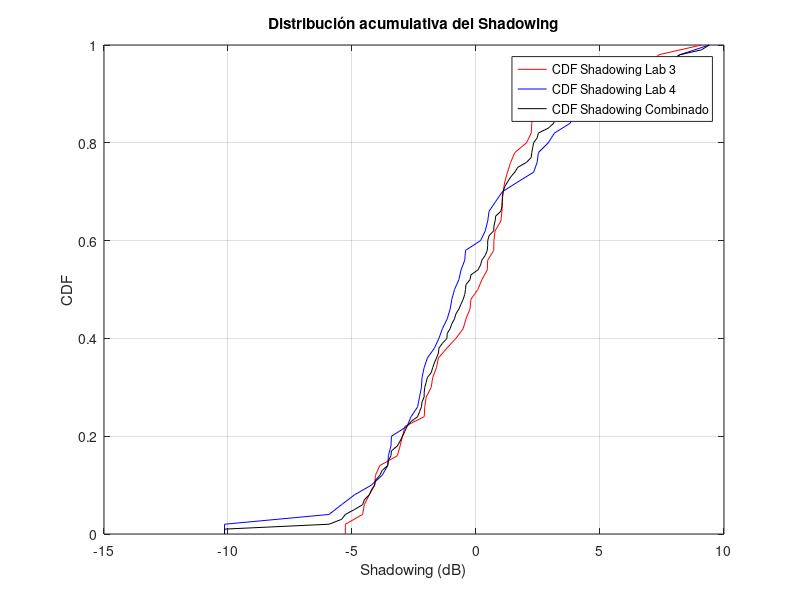

Write MATLAB code to recreate this figure.
% Datos
datos1 = [-1, 51.2;
         -0.698970004, 52.2;
         -0.522878745, 52.5;
         -0.397940009, 53.8;
         -0.301029996, 57.1;
         -0.22184875, 54.5;
         -0.15490196, 57.8;
         -0.096910013, 55.9;
         -0.045757491, 59.4;
         0, 60.1;
         0.041392685, 58.2;
         0.079181246, 56.7;
         0.113943352, 60.7;
         0.146128036, 60.0;
         0.176091259, 60.3;
         0.204119983, 59.3;
         0.230448921, 58.3;
         0.255272505, 66.6;
         0.278753601, 65.0;
         0.301029996, 65.0;
         0.311753861, 59.6;
         0.322219295, 61.3;
         0.342422681, 61.7;
         0.361727836, 61.8;
         0.380211242, 66.3;
         0.397940009, 74.5;
         0.414973348, 60.4;
         0.431363764, 65.4;
         0.447158031, 62.1;
         0.462397998, 62.3;
         0.477121255, 65.8;
         0.544068044, 67.7;
         0.602059991, 68.3;
         0.698970004, 68.8;
         0.77815125, 73.4;
         0.84509804, 70.1;
         0.903089987, 71.0;
         0.929418926, 76.6;
         0.954242509, 73.6;
         1, 81.9;
         1.041392685, 77.2;
         1.079181246, 77.3;
         1.113943352, 76.5;
         1.146128036, 79.0;
         1.176091259, 72.9;
         1.204119983, 78.9;
         1.230448921, 78.5;
         1.255272505, 79.5;
         1.278753601, 82.5;
         1.301029996, 80.1];


datos2 = [0, 40.6;
          0.041392685, 49.3;
          0.079181246, 62.4;
          0.113943352, 50.2;
          0.146128036, 50.0;
          0.176091259, 53.4;
          0.204119983, 55.2;
          0.230448921, 61.1;
          0.255272505, 64.9;
          0.278753601, 57.0;
          0.301029996, 61.0;
          0.322219295, 60.1;
          0.342422681, 58.4;
          0.361727836, 60.0;
          0.380211242, 65.5;
          0.397940009, 62.6;
          0.414973348, 59.0;
          0.431363764, 63.4;
          0.447158031, 65.8;
          0.462397998, 60.5;
          0.477121255, 60.9;
          0.491361694, 61.2;
          0.505149978, 65.6;
          0.51851394, 66.3;
          0.531478917, 63.6;
          0.544068044, 69.4;
          0.556302501, 71.3;
          0.568201724, 66.5;
          0.579783597, 66.8;
          0.591064607, 66.6;
          0.602059991, 76.1;
          0.653212514, 76.3;
          0.698970004, 77.9;
          0.77815125, 72.3;
          0.84509804, 82.7;
          0.903089987, 75.3;
          0.954242509, 73.7;
          1, 73.8;
          1.021189299, 73.9;
          1.041392685, 78.2;
          1.079181246, 79.3;
          1.113943352, 81.6;
          1.146128036, 85.9;
          1.176091259, 85.3;
          1.204119983, 87.5;
          1.230448921, 88.7;
          1.255272505, 85.8;
          1.278753601, 85.2;
          1.290034611, 84.7;
          1.301029996, 86.3];


% Separar los datos en x y y para cada conjunto
x1 = datos1(:, 1);
y1 = datos1(:, 2);
x2 = datos2(:, 1);
y2 = datos2(:, 2);

% Realizar ajuste lineal
p1 = polyfit(x1, y1, 1);
p2 = polyfit(x2, y2, 1);

% Calcula la pendiente (coeficiente lineal) de cada ajuste
pendiente1 = p1(1);
pendiente2 = p2(1);

% Crear línea de ajuste
x1_fit = linspace(min(x1), max(x1), 100);
y1_fit = polyval(p1, x1_fit);
x2_fit = linspace(min(x2), max(x2), 100);
y2_fit = polyval(p2, x2_fit);

% Cálculo del shadowing
shadowing1 = y1 - polyval(p1, x1);
shadowing2 = y2 - polyval(p2, x2);
shadowing_combined = [shadowing1; shadowing2];

% Calcular media y desviación estándar del shadowing
media_shadowing1 = mean(shadowing1);
desviacion_shadowing1 = std(shadowing1);
media_shadowing2 = mean(shadowing2);
desviacion_shadowing2 = std(shadowing2);

% Cálculo de CDF para shadowing
[f1, x1_cdf] = ecdf(shadowing1);
[f2, x2_cdf] = ecdf(shadowing2);
[f_combined, x_combined_cdf] = ecdf(shadowing_combined);

% Graficar datos, ajustes y CDFs de shadowing
figure;

% Gráficos de los datos y ajustes
%subplot(2,1,1);
hold on;
plot(x1, y1, 'ro', 'DisplayName', 'Lab 3');
plot(x2, y2, 'bo', 'DisplayName', 'Lab 4');
plot(x1_fit, y1_fit, 'r-', 'DisplayName', sprintf('Ajuste Lab 3: y = %.2fx + %.2f', p1));
plot(x2_fit, y2_fit, 'b-', 'DisplayName', sprintf('Ajuste Lab 4: y = %.2fx + %.2f', p2));
hold off;
xlabel('Distancia (logarítmica)');
ylabel('Pathloss (dB)');
title('Comparación de Pathloss en Laboratorios 3 y 4');
legend('show');
grid on;

% Gráfico de CDFs de shadowing
%subplot(2,1,2);
plot(x1_cdf, f1, 'r-', 'DisplayName', 'CDF Shadowing Lab 3');
hold on;
plot(x2_cdf, f2, 'b-', 'DisplayName', 'CDF Shadowing Lab 4');
plot(x_combined_cdf, f_combined, 'k-', 'DisplayName', 'CDF Shadowing Combinado');
hold off;
xlabel('Shadowing (dB)');
ylabel('CDF');
title('Distribución acumulativa del Shadowing');
legend('show');
grid on;

% Mostrar ecuaciones de ajuste en consola
fprintf('Ecuación de ajuste Lab 3: y = %.2fx + %.2f\n', p1);
fprintf('Ecuación de ajuste Lab 4: y = %.2fx + %.2f\n', p2);
% Mostrar path loss y shadowing correspondiente en consola para datos1
fprintf('Path Loss y Shadowing para datos1:\n');
for i = 1:length(shadowing1)
    fprintf('Path Loss: %.2f dB, Shadowing: %.4f dB\n', y1(i), shadowing1(i));
end

% Mostrar path loss y shadowing correspondiente en consola para datos2
fprintf('\nPath Loss y Shadowing para datos2:\n');
for i = 1:length(shadowing2)
    fprintf('Path Loss: %.2f dB, Shadowing: %.4f dB\n', y2(i), shadowing2(i));
end

% Mostrar en consola los resultados
fprintf('Resultados para Lab 3:\n');
fprintf('Pendiente de la curva de mejor ajuste: %.2f\n', pendiente1);
fprintf('Media del Shadowing: %.2f dB\n', media_shadowing1);
fprintf('Desviación estándar del Shadowing: %.2f dB\n', desviacion_shadowing1);

fprintf('\nResultados para Lab 4:\n');
fprintf('Pendiente de la curva de mejor ajuste: %.2f\n', pendiente2);
fprintf('Media del Shadowing: %.2f dB\n', media_shadowing2);
fprintf('Desviación estándar del Shadowing: %.2f dB\n', desviacion_shadowing2);
